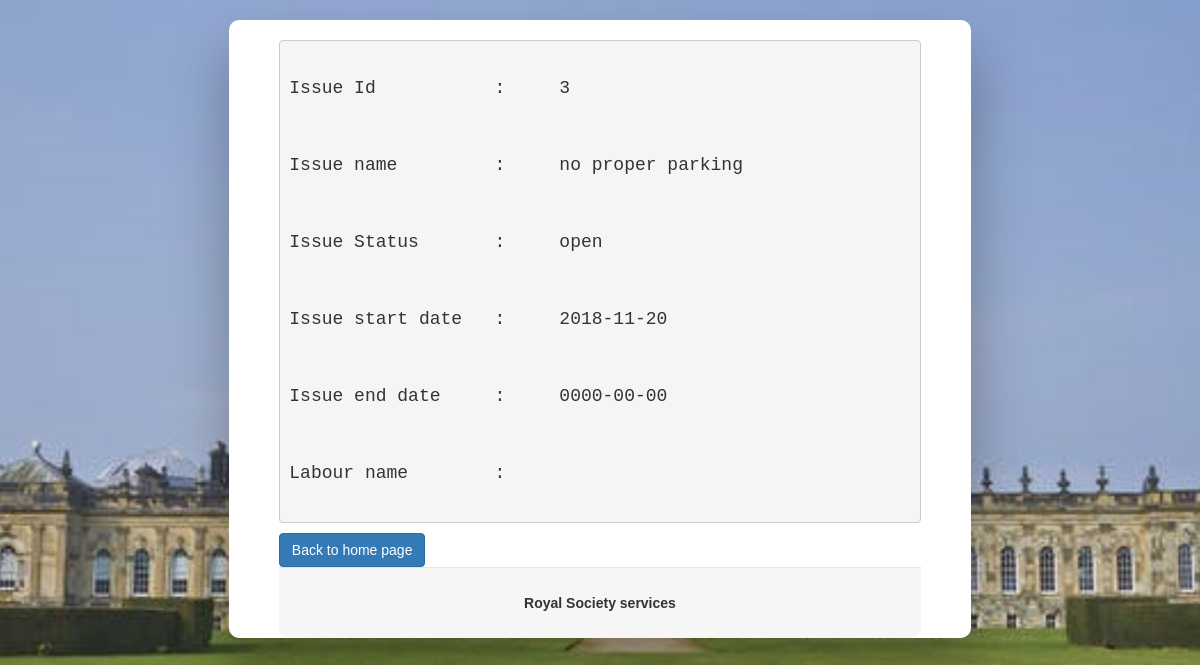
The page /admin/info.php?id=3 on the database its author committed.
### tables this page shows
CREATE TABLE `problem` (
  `issue_id` int(255) NOT NULL AUTO_INCREMENT,
  `category` varchar(255) NOT NULL,
  `user_name` varchar(255) DEFAULT NULL,
  `subject` varchar(255) NOT NULL,
  `issue` varchar(255) NOT NULL,
  `otp` varchar(255) NOT NULL,
  `status` varchar(255) NOT NULL DEFAULT 'open',
  `start_date` date NOT NULL,
  `end_date` date DEFAULT NULL,
  `labour_name` varchar(255) DEFAULT NULL,
  PRIMARY KEY (`issue_id`),
  UNIQUE KEY `otp` (`otp`)
);

### admin/admin_func.php (called while the page is built, shortened)
<?php
class show {
      public function info($abc,$id){
        $query = "SELECT * FROM problem where issue_id='$id'";
        $check = mysqli_query($abc,$query);
        return $check;
    }
}
$show = new show();
?>

### admin/info.php (the view, shortened to what this page needs)
<?php
include("admin_func.php");
$id = null;
if ( !empty($_GET['id'])) {
    $id = $_GET['id'];
}
$info = $show->info($conn,$id);
$issue_details= $info->fetch_assoc();
?>
<!DOCTYPE html>
<html>
<head>
    <link rel="stylesheet" type="text/css" media="screen" href="../css/bootstrap.min.css" />
    <link rel="stylesheet" type="text/css" media="screen" href="../css/index.css" />
    <link rel="stylesheet" type="text/css" media="screen" href="../css/style.css" />
</head>
<body style="background-image: url('../images/background.jpeg');
  background-repeat: no-repeat;
	background-position: center;
	background-size: cover;
	background-attachment: fixed;">
<div class="wrapper fadeInDown">
  <div id="formContent" style="padding-left:50px;padding-right:50px;text-align:left;"><br>
  <pre>
  <h4>Issue Id           :     <?php echo $issue_details['issue_id'];?></h4>
  <h4>Issue name         :     <?php echo $issue_details['issue'];?></h4>
  <h4>Issue Status       :     <?php echo $issue_details['status'];?></h4>
  <h4>Issue start date   :     <?php echo $issue_details['start_date'];?></h4>
  <h4>Issue end date     :     <?php echo $issue_details['end_date'];?></h4>
  <h4>Labour name        :     <?php echo $issue_details['labour_name'];?></h4>
</pre>
<div><a href="admin_dashboard.php"><button class="btn btn-primary">Back to home page</button></a>
</div>
    <div id="formFooter">
 <b> Royal Society services </b>
    </div>
  </div>
</div>
</body>
</html>

### css/index.css (style rules this page uses)
html { background-image: url('../images/background.jpeg'); background-repeat: no-repeat; background-position: center; background-size: cover; background-attachment: fixed; }
body { font-family: "Poppins", sans-serif; height: 100; }
a { color: #0F10F3; display:inline-block; text-decoration: none; font-weight: 400; }
.wrapper { display: flex; align-items: center; flex-direction: column; justify-content: center; width: 100%; min-height: 100%; padding: 20px; }
#formContent { -webkit-border-radius: 10px 10px 10px 10px; border-radius: 10px 10px 10px 10px; background: #fff; padding: 30px; width: 64%; position: relative; padding: 0px; -webkit-box-shadow: 0 30px 60px 0 rgba(0,0,0,0.3); box-shadow: 0 30px 60px 0 rgba(0,0,0,0.3); text-align: center; }
#formFooter { background-color: #f6f6f6; border-top: 1px solid #dce8f1; padding: 25px; text-align: center; -webkit-border-radius: 0 0 10px 10px; border-radius: 0 0 10px 10px; }
.fadeInDown { -webkit-animation-name: fadeInDown; animation-name: fadeInDown; -webkit-animation-duration: 1s; animation-duration: 1s; -webkit-animation-fill-mode: both; animation-fill-mode: both; }
* { box-sizing: border-box; }

### css/style.css (style rules this page uses)
html { background-image: url('../images/background.jpeg'); background-repeat: no-repeat; background-position: center; background-size: cover; background-attachment: fixed; }

### rows shown on the page
problem: issue_id "3", issue "no proper parking", status "open", start_date "2018-11-20", end_date "0000-00-00"
